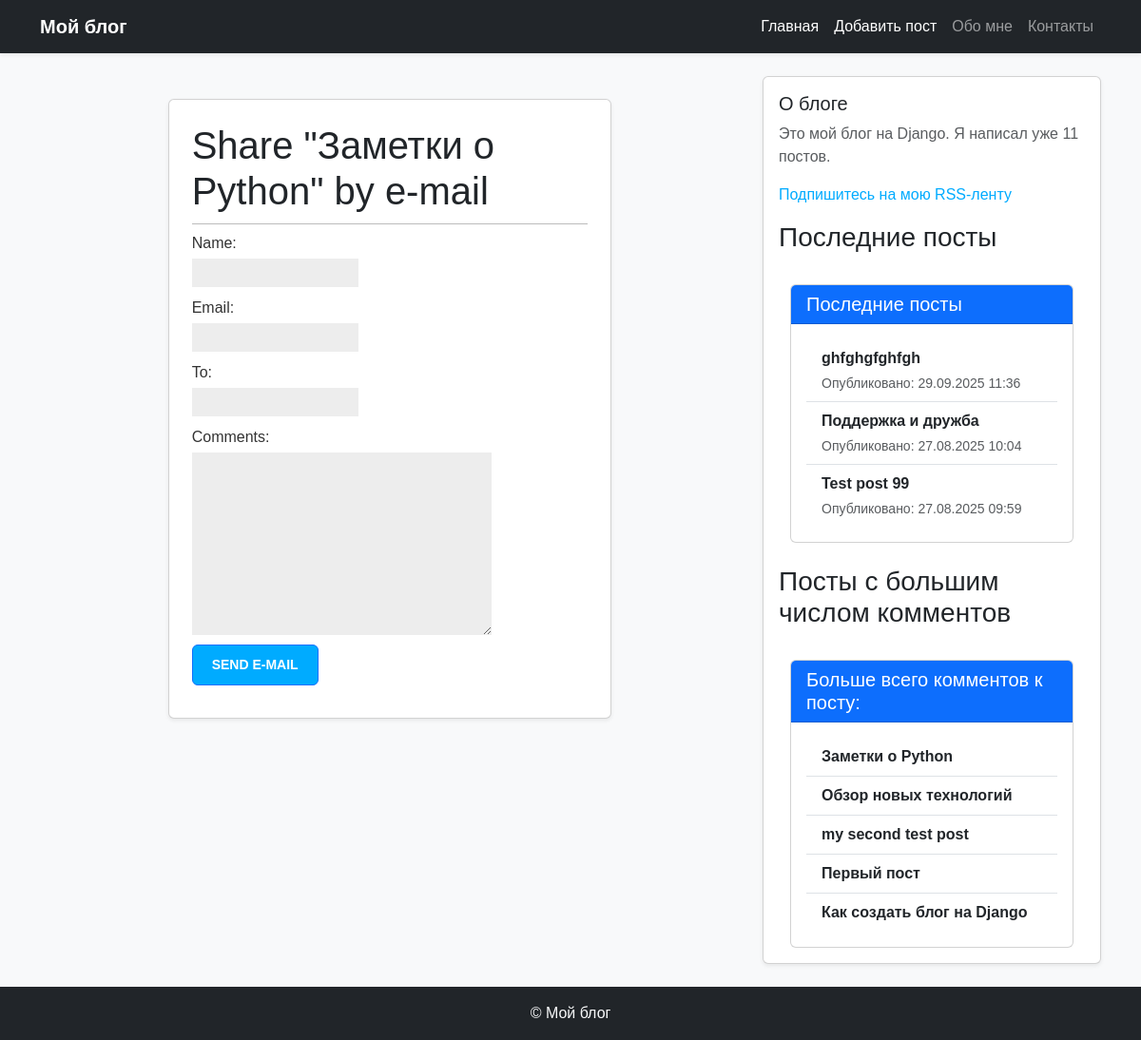
The app's page /blog/11/share/, older data.
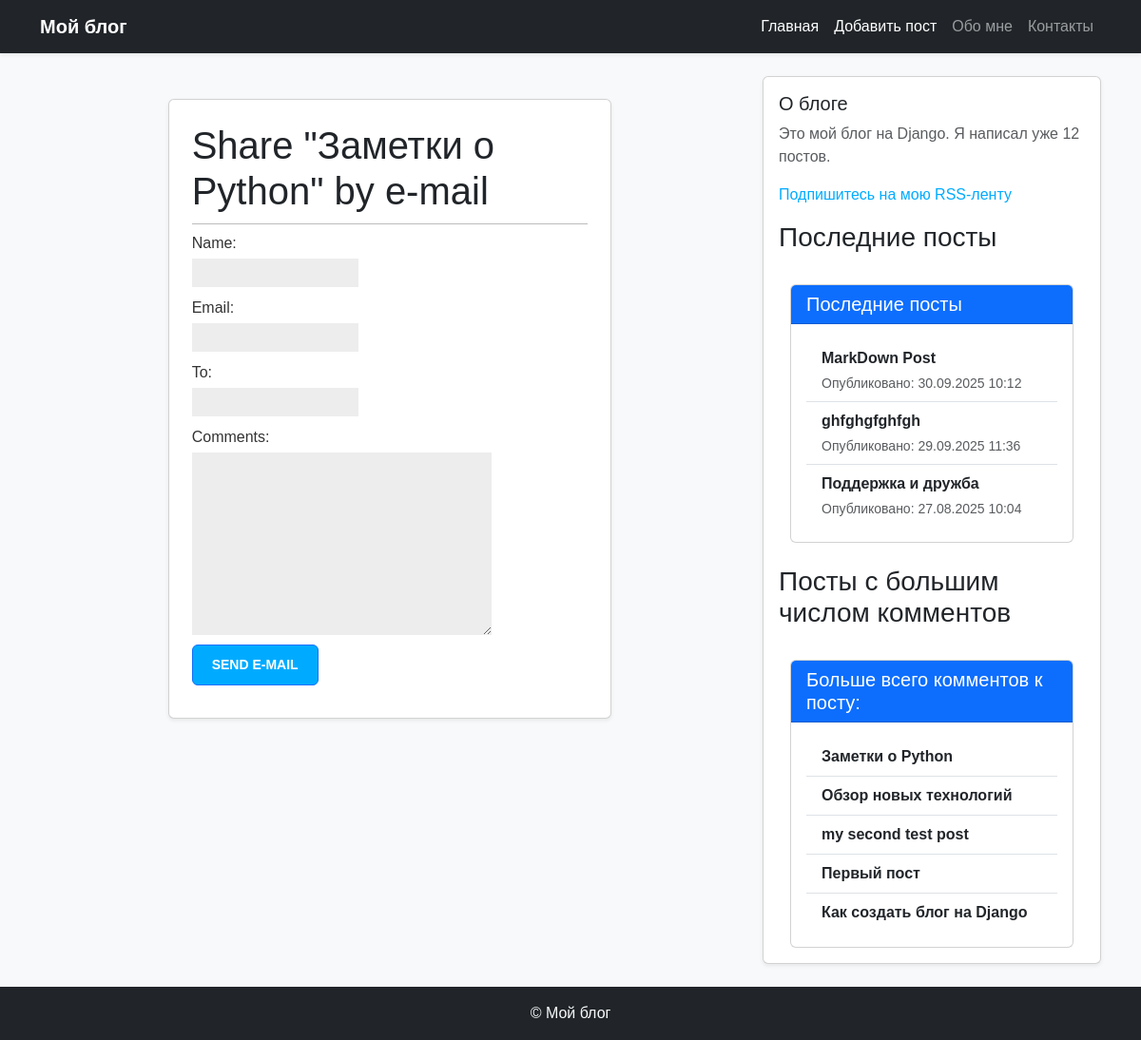
The same page, newer data.
### blog/models.py (models this page shows, shortened)
class Post(models.Model):
    class Status(models.TextChoices):
        DRAFT = 'DF', 'Draft'
        PUBLISHED = 'PB', 'Published'
    title = models.CharField(max_length=50, verbose_name='название')
    slug = models.SlugField(max_length=50, unique_for_date='publish', verbose_name='слаг')
    body = models.TextField(verbose_name='содержание')
    publish = models.DateTimeField(default=timezone.now, verbose_name='дата публикации')
    created = models.DateTimeField(auto_now_add=True, verbose_name='создан')
    updated = models.DateTimeField(auto_now=True, verbose_name='обновлен')
    status = models.CharField(max_length=2, choices=Status.choices, default=Status.DRAFT, verbose_name='статус')
    author = models.ForeignKey(User, on_delete=models.CASCADE, related_name='blog_posts', verbose_name='автор')
    objects = models.Manager()
    published = PublishManager()
    tags = TaggableManager()
    class Meta:
        ordering = ['-publish']
        verbose_name = 'пост'
        verbose_name_plural = 'посты'
        indexes = [
            models.Index(fields=['-publish']),
        ]
    def get_absolute_url(self):
        return reverse('blog:post_detail',
                       args=[
                            self.publish.year,
                            self.publish.month,
                            self.publish.day,
                            self.slug
                        ])

### blog/views.py (the view)
# urls.py: path('blog/<int:post_id>/share/', post_share, name='post_share'),
def post_share(request, post_id):
    post = get_object_or_404(Post, id=post_id, status=Post.Status.PUBLISHED)
    sent = False
    if request.method == 'POST':
        form = EmailPostForm(request.POST)
        if form.is_valid():
            cd = form.cleaned_data
            send_email(
                post=post,
                recipient_email=cd['to'],
                cd=cd['name'],
                comments=cd['comments'],
                request=request,
            )
            sent = True
    else:
        form = EmailPostForm()
    context = {
            'post': post,
            'form': form,
            'sent':sent,
        }
    return render(request, 'blog/post/share.html', context=context)

### blog/forms.py
class EmailPostForm(forms.Form):
    name = forms.CharField(max_length=25)
    email = forms.EmailField()
    to = forms.EmailField()
    comments = forms.CharField(required=False, widget=forms.Textarea)

### blog/models.py (called while the page is built)
    def get_queryset(self):
        return super().get_queryset().filter(status=Post.Status.PUBLISHED)

### blog/templatetags/blog_tags.py (called while the page is built)
@register.simple_tag
def total_posts():
    return Post.published.count()

@register.inclusion_tag('blog/post/latest_posts.html')
def show_latest_posts(count=5):
    latest_posts = Post.published.order_by('-publish')[:count]
    return {'latest_posts':latest_posts}

@register.simple_tag
def get_most_commented_posts(count=5):
    return Post.published.annotate(
        total_comments=Count('comments')
    ).order_by('-total_comments')[:count]

### blog/templates/blog/post/share.html (shortened to what this page needs)
{% extends "blog/base.html" %}
 {% block content %}
<div class="container my-4">
  <div class="row justify-content-center">
    <div class="col-md-8">
      <div class="card shadow-sm p-4">
          {% if sent %}
          <div class="alert alert-success">
            <h1>E-mail successfully sent</h1>
            <p>
            "{{ post.title }}" was successfully sent
            to {{ form.cleaned_data.to }}.
            </p>
          </div>
          {% else %}
            <h1>Share "{{ post.title }}" by e-mail</h1>
            <form method="post">{{ form.as_p }}
                <input type="submit" class="button btn btn-primary" value="Send e-mail">
            </form>
      </div>
    </div>
  </div>
</div>
  {% endif %}
 {% endblock %}

### blog/templates/blog/base.html (shortened to what this page needs)
{% load blog_tags %}
{% load static %}
<!DOCTYPE html>
<html lang="ru">
<head>
  <link rel="stylesheet" href="https://cdn.jsdelivr.net/npm/bootstrap@5.3.2/dist/css/bootstrap.min.css">
  <link href="{% static 'css/blog.css' %}" rel="stylesheet">
</head>
<body class="bg-light">
  <nav class="navbar navbar-expand-lg navbar-dark bg-dark shadow-sm">
    <div class="container">
      <a class="navbar-brand fw-bold" href="{% url 'blog:posts_list' %}">Мой блог</a>
      <div class="collapse navbar-collapse" id="navbarContent">
        <ul class="navbar-nav ms-auto">
          <li class="nav-item"><a class="nav-link active" href="{% url 'blog:index' %}">Главная</a></li>
          <li class="nav-item"><a class="nav-link active" href="{% url 'blog:post_create' %}">Добавить пост</a></li>
          <li class="nav-item"><a class="nav-link" href="#">Обо мне</a></li>
          <li class="nav-item"><a class="nav-link" href="#">Контакты</a></li>
        </ul>
      </div>
    </div>
  </nav>
  <div class="container mt-4">
    <div class="row">
      <main class="col-md-8 mb-4">
        {% block content %}{% endblock %}
      </main>
      <aside class="col-md-4">
        <div class="card shadow-sm p-3">
          <h2 class="h5">О блоге</h2>
          <p class="text-muted">
            Это мой блог на Django.
            Я написал уже {% total_posts %} постов.
          </p>
          <p>
           <a href="{% url 'blog:post_feed' %}">
             Подпишитесь на мою RSS-ленту
           </a>
          </p>
          <h3>Последние посты</h3>
            {% show_latest_posts 3 %}
          <br>
          <h3>Посты с большим числом комментов</h3>
          <div class="container mt-4">
            <div class="card">
              <div class="card-header bg-primary text-white">
                <h5 class="mb-0">Больше всего комментов к посту:</h5>
              </div>
              {% get_most_commented_posts as most_commented_posts %}
              <div class="card-body">
                <ul class="list-group list-group-flush">
                  {% for post in most_commented_posts %}
                  <li class="list-group-item">
                    <a href="{{ post.get_absolute_url }}" class="text-decoration-none fw-bold text-dark">{{ post.title }}</a>
                  </li>
                  {% endfor %}
                </ul>
              </div>
            </div>
          </div>
        </div>
      </aside>
    </div>
  </div>
  <footer class="bg-dark text-light text-center py-3 mt-4">
    <p class="mb-0">&copy; {{ now|date:"Y" }} Мой блог</p>
  </footer>
</body>
</html>

### blog/templates/blog/post/latest_posts.html
<div class="container mt-4">
  <div class="card">
    <div class="card-header bg-primary text-white">
      <h5 class="mb-0">Последние посты</h5>
    </div>
    <div class="card-body">
      <ul class="list-group list-group-flush">
        {% for post in latest_posts %}
        <li class="list-group-item">
          <a href="{{ post.get_absolute_url }}" class="text-decoration-none fw-bold text-dark">
            {{ post.title }}
          </a>
          <div class="text-muted small mt-1">
            Опубликовано: {{ post.publish|date:"d.m.Y H:i" }}
          </div>
        </li>
        {% endfor %}
      </ul>
    </div>
  </div>
</div>

Row changes from the older to the newer data that the page shows:
no longer on this page (row unchanged): Post: title "Test post 99", publish "27.08.2025 09:59", shown under "Последние посты"
added Post: title "MarkDown Post", publish "30.09.2025 10:12", shown under "Последние посты"
Text that changed along with them:
text no longer shown: "11"
text now shown: "12"
